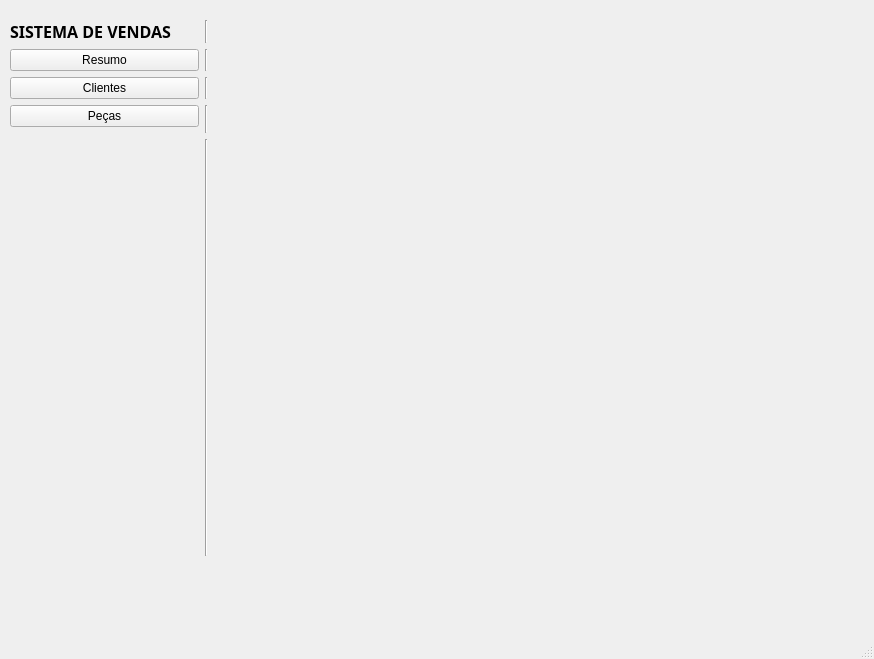
<?xml version="1.0" encoding="UTF-8"?>
<ui version="4.0">
 <class>MainWindow</class>
 <widget class="QMainWindow" name="MainWindow">
  <property name="geometry">
   <rect>
    <x>0</x>
    <y>0</y>
    <width>874</width>
    <height>659</height>
   </rect>
  </property>
  <property name="windowTitle">
   <string>Sistema de Vendas</string>
  </property>
  <property name="styleSheet">
   <string notr="true"/>
  </property>
  <widget class="QWidget" name="centralwidget">
   <widget class="QStackedWidget" name="painel_principal">
    <property name="geometry">
     <rect>
      <x>210</x>
      <y>10</y>
      <width>651</width>
      <height>551</height>
     </rect>
    </property>
   </widget>
   <widget class="QWidget" name="">
    <property name="geometry">
     <rect>
      <x>10</x>
      <y>10</y>
      <width>198</width>
      <height>556</height>
     </rect>
    </property>
    <layout class="QGridLayout" name="gridLayout">
     <property name="leftMargin">
      <number>0</number>
     </property>
     <property name="topMargin">
      <number>10</number>
     </property>
     <property name="bottomMargin">
      <number>10</number>
     </property>
     <item row="1" column="0">
      <widget class="QPushButton" name="resumo_btn">
       <property name="text">
        <string>Resumo</string>
       </property>
      </widget>
     </item>
     <item row="2" column="0">
      <widget class="QPushButton" name="clientes_btn">
       <property name="text">
        <string>Clientes</string>
       </property>
      </widget>
     </item>
     <item row="0" column="0">
      <widget class="QLabel" name="label">
       <property name="font">
        <font>
         <family>Arial Black</family>
         <pointsize>12</pointsize>
         <weight>75</weight>
         <bold>true</bold>
        </font>
       </property>
       <property name="text">
        <string>SISTEMA DE VENDAS</string>
       </property>
      </widget>
     </item>
     <item row="5" column="0">
      <spacer name="verticalSpacer">
       <property name="orientation">
        <enum>Qt::Vertical</enum>
       </property>
       <property name="sizeHint" stdset="0">
        <size>
         <width>20</width>
         <height>438</height>
        </size>
       </property>
      </spacer>
     </item>
     <item row="3" column="1" rowspan="2">
      <widget class="Line" name="line">
       <property name="orientation">
        <enum>Qt::Vertical</enum>
       </property>
      </widget>
     </item>
     <item row="2" column="1">
      <widget class="Line" name="line_2">
       <property name="orientation">
        <enum>Qt::Vertical</enum>
       </property>
      </widget>
     </item>
     <item row="1" column="1">
      <widget class="Line" name="line_3">
       <property name="orientation">
        <enum>Qt::Vertical</enum>
       </property>
      </widget>
     </item>
     <item row="0" column="1">
      <widget class="Line" name="line_4">
       <property name="orientation">
        <enum>Qt::Vertical</enum>
       </property>
      </widget>
     </item>
     <item row="5" column="1">
      <widget class="Line" name="line_5">
       <property name="orientation">
        <enum>Qt::Vertical</enum>
       </property>
      </widget>
     </item>
     <item row="3" column="0">
      <widget class="QPushButton" name="pecas_btn">
       <property name="text">
        <string>Peças</string>
       </property>
      </widget>
     </item>
    </layout>
   </widget>
  </widget>
  <widget class="QMenuBar" name="menubar">
   <property name="geometry">
    <rect>
     <x>0</x>
     <y>0</y>
     <width>874</width>
     <height>21</height>
    </rect>
   </property>
  </widget>
  <widget class="QStatusBar" name="statusbar"/>
 </widget>
 <resources/>
 <connections/>
</ui>
